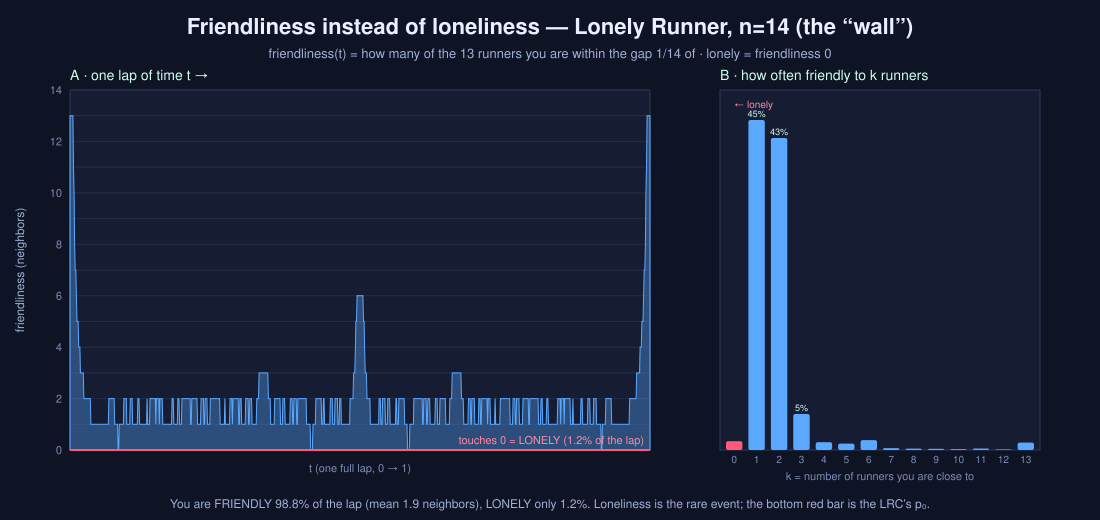

The Python source for this figure:
#!/usr/bin/env python3
"""
S647 — Friendliness instead of loneliness (the user's flip), as a chart.

LONELINESS (LRC, the usual view): the watched runner is LONELY at time t if it is
far (>= 1/n) from EVERY other runner. Lonely measure p0 = fraction of time lonely.

FRIENDLINESS (the flip): friendliness(t) = how many other runners the watched runner
is CLOSE to (clock-distance < 1/n) right now = the COVERING DEPTH (CoveringDepth.lean).
loneliness is just friendliness == 0. The whole covering-depth distribution {p_k} IS
the friendliness data; p0 (lonely) is only its bottom bar.

Renders a 2-panel SVG: (A) friendliness over one lap, (B) the friendliness distribution.
Pure python (no numpy/matplotlib) -> hand-written SVG.
"""
from fractions import Fraction

# ---- config: the n=14 "wall" (the arc's signature LRC case) ----
SPEEDS = [1,2,3,4,5,6,7,8,9,10,11,13,14]      # the 13 other runners
N = 14                                         # total runners; gap delta = 1/N
DELTA = 1.0 / N

def clock(x):                                  # distance to nearest integer in [0,1/2]
    f = x - int(x)
    if f < 0: f += 1
    return min(f, 1 - f)

def friendliness(t):                           # how many others are within the gap
    return sum(1 for v in SPEEDS if clock(v * t) < DELTA)

# ---- sample one lap finely ----
M = 200000
depth_hist = [0]*(len(SPEEDS)+1)
series = []                                    # (t, friendliness) subsampled for drawing
for i in range(M):
    t = i / M
    f = friendliness(t)
    depth_hist[f] += 1
    if i % (M//1000) == 0:
        series.append((t, f))
p = [c / M for c in depth_hist]
p0 = p[0]
mean_friend = sum(k*p[k] for k in range(len(p)))
maxk = max(k for k in range(len(p)) if p[k] > 0)

print(f"n={N}, speeds={SPEEDS}, gap=1/{N}")
print(f"LONELY (friendliness=0): p0 = {p0:.4f}  ({100*p0:.2f}% of the lap)")
print(f"FRIENDLY (>=1 neighbor):       {100*(1-p0):.2f}% of the lap")
print(f"mean friendliness = {mean_friend:.3f} neighbors;  max simultaneous = {maxk}")
print("distribution p_k (friendly to exactly k):")
for k in range(maxk+1):
    bar = '#'*int(round(p[k]*100))
    print(f"  k={k:2d}: {p[k]*100:5.2f}%  {bar}")

# ===================== SVG =====================
W, H = 1100, 520
def esc(s): return s
svg = []
svg.append(f'<svg xmlns="http://www.w3.org/2000/svg" width="{W}" height="{H}" font-family="Helvetica,Arial,sans-serif">')
svg.append(f'<rect width="{W}" height="{H}" fill="#0f1424"/>')
svg.append(f'<text x="{W/2}" y="34" fill="#eaf0ff" font-size="22" font-weight="bold" text-anchor="middle">'
           f'Friendliness instead of loneliness &#8212; Lonely Runner, n=14 (the &#8220;wall&#8221;)</text>')
svg.append(f'<text x="{W/2}" y="58" fill="#9fb0d8" font-size="13" text-anchor="middle">'
           f'friendliness(t) = how many of the 13 runners you are within the gap 1/14 of '
           f'&#183; lonely = friendliness 0</text>')

# ---------- Panel A: friendliness over one lap ----------
ax0, ay0, aw, ah = 70, 90, 580, 360
svg.append(f'<rect x="{ax0}" y="{ay0}" width="{aw}" height="{ah}" fill="#161d33" stroke="#2b3759"/>')
svg.append(f'<text x="{ax0}" y="{ay0-10}" fill="#cfe" font-size="14">A &#183; one lap of time t &#8594;</text>')
ymax = maxk + 1
def AX(t): return ax0 + t*aw
def AY(f): return ay0 + ah - (f/ymax)*ah
# gridlines + y labels (friendliness levels)
for k in range(0, ymax+1, 1):
    yy = AY(k)
    svg.append(f'<line x1="{ax0}" y1="{yy:.1f}" x2="{ax0+aw}" y2="{yy:.1f}" stroke="#222c4a"/>')
    if k % 2 == 0:
        svg.append(f'<text x="{ax0-8}" y="{yy+4:.1f}" fill="#7e8cb5" font-size="11" text-anchor="end">{k}</text>')
svg.append(f'<text x="{ax0-46}" y="{ay0+ah/2}" fill="#9fb0d8" font-size="12" '
           f'transform="rotate(-90 {ax0-46} {ay0+ah/2})" text-anchor="middle">friendliness (neighbors)</text>')
# filled area (step)
pts = [f"{AX(0):.1f},{AY(0):.1f}"]
prev_t = 0.0
for (t, f) in series:
    pts.append(f"{AX(t):.1f},{AY(f):.1f}")
pts.append(f"{AX(1):.1f},{AY(series[-1][1]):.1f}")
pts.append(f"{AX(1):.1f},{AY(0):.1f}")
svg.append(f'<polygon points="{" ".join(pts)}" fill="#5aa9ff" fill-opacity="0.35" stroke="#5aa9ff" stroke-width="1"/>')
# highlight the lonely band (friendliness 0): a red strip at the baseline
svg.append(f'<line x1="{ax0}" y1="{AY(0):.1f}" x2="{ax0+aw}" y2="{AY(0):.1f}" stroke="#ff5a7a" stroke-width="2"/>')
svg.append(f'<text x="{ax0+aw-6}" y="{AY(0)-6:.1f}" fill="#ff8aa3" font-size="11" text-anchor="end">'
           f'touches 0 = LONELY ({100*p0:.1f}% of the lap)</text>')
svg.append(f'<text x="{ax0+aw/2}" y="{ay0+ah+22}" fill="#7e8cb5" font-size="11" text-anchor="middle">t (one full lap, 0 &#8594; 1)</text>')

# ---------- Panel B: friendliness distribution ----------
bx0, by0, bw, bh = 720, 90, 320, 360
svg.append(f'<rect x="{bx0}" y="{by0}" width="{bw}" height="{bh}" fill="#161d33" stroke="#2b3759"/>')
svg.append(f'<text x="{bx0}" y="{by0-10}" fill="#cfe" font-size="14">B &#183; how often friendly to k runners</text>')
nb = maxk + 1
pmax = max(p[:nb]) if nb else 1
gap = 6
bwid = (bw - gap*(nb+1)) / nb
for k in range(nb):
    frac = p[k]
    hh = (frac/pmax)*(bh-30)
    xx = bx0 + gap + k*(bwid+gap)
    yy = by0 + bh - hh
    color = "#ff5a7a" if k == 0 else "#5aa9ff"
    svg.append(f'<rect x="{xx:.1f}" y="{yy:.1f}" width="{bwid:.1f}" height="{hh:.1f}" fill="{color}" rx="2"/>')
    svg.append(f'<text x="{xx+bwid/2:.1f}" y="{by0+bh+13}" fill="#7e8cb5" font-size="10" text-anchor="middle">{k}</text>')
    if frac > 0.02:
        svg.append(f'<text x="{xx+bwid/2:.1f}" y="{yy-3:.1f}" fill="#cfe" font-size="9" text-anchor="middle">{frac*100:.0f}%</text>')
svg.append(f'<text x="{bx0+bw/2}" y="{by0+bh+30}" fill="#7e8cb5" font-size="11" text-anchor="middle">k = number of runners you are close to</text>')
svg.append(f'<text x="{bx0+gap+bwid/2:.1f}" y="{by0+18}" fill="#ff8aa3" font-size="10">&#8592; lonely</text>')

# ---------- caption ----------
svg.append(f'<text x="{W/2}" y="{H-12}" fill="#9fb0d8" font-size="12" text-anchor="middle">'
           f'You are FRIENDLY {100*(1-p0):.1f}% of the lap (mean {mean_friend:.1f} neighbors), '
           f'LONELY only {100*p0:.1f}%. Loneliness is the rare event; the bottom red bar is the LRC&#8217;s p&#8320;.</text>')
svg.append('</svg>')

with open('friendliness_chart_s647.svg','w') as fh:
    fh.write("\n".join(svg))
print("\nwrote friendliness_chart_s647.svg")
